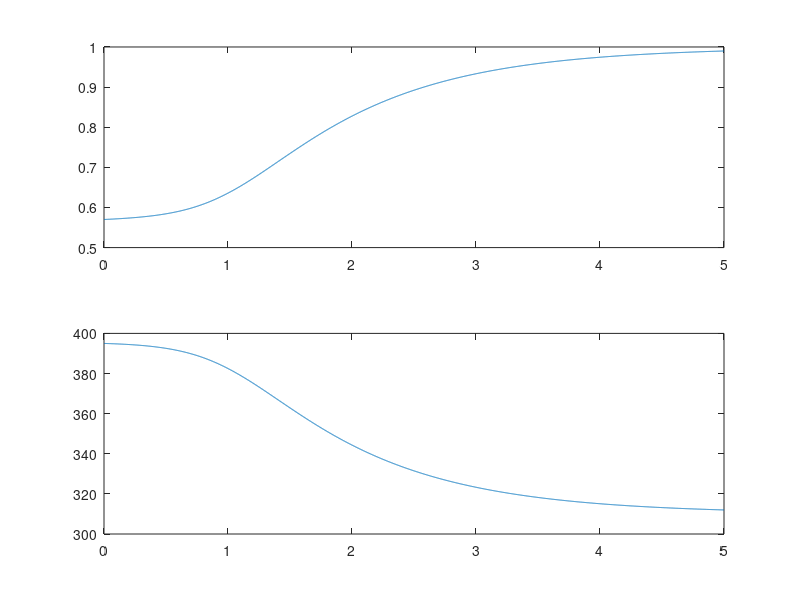

Reproduce this figure in MATLAB.
clear all
close all
clc
format long
options = optimset('Display','off');

%% Specify the reactor parameters
V = 0.1; %m3 
R = 8.314; %kJ/kmol.K
CA0 = 1.0; %kmol/m3
TA0 = 310.0; %K
dH = -4.78e4; %kJ/kmol
k0 = 72.0e9; %1/min
E = 8.314e4; %kJ/kmol
Cp = 0.239; %kJ/kgK
rho = 1000.0; %kg/m3
F = 100e-3; %m3/min

%% Reactor dynamics
% x(1) = CA
% x(2) = TR
Q = 0.0;
sys = @(t, x) [F/V*CA0 - (F/V + k0*exp(-E/(R*x(2))))*x(1);
                F/V*TA0 - F/V*x(2) - dH/(rho*Cp)*k0*exp(-E/(R*x(2)))*x(1)+Q/(rho*Cp*V)];

tspan = [0:0.001:5];
[t, y] = ode45(sys, tspan, [0.57, 395]);

dlmwrite('state_solution.csv', y, 'precision','%.10f')

subplot(2,1,1)
plot(t, y(:,1))
subplot(2,1,2)
plot(t, y(:,2))